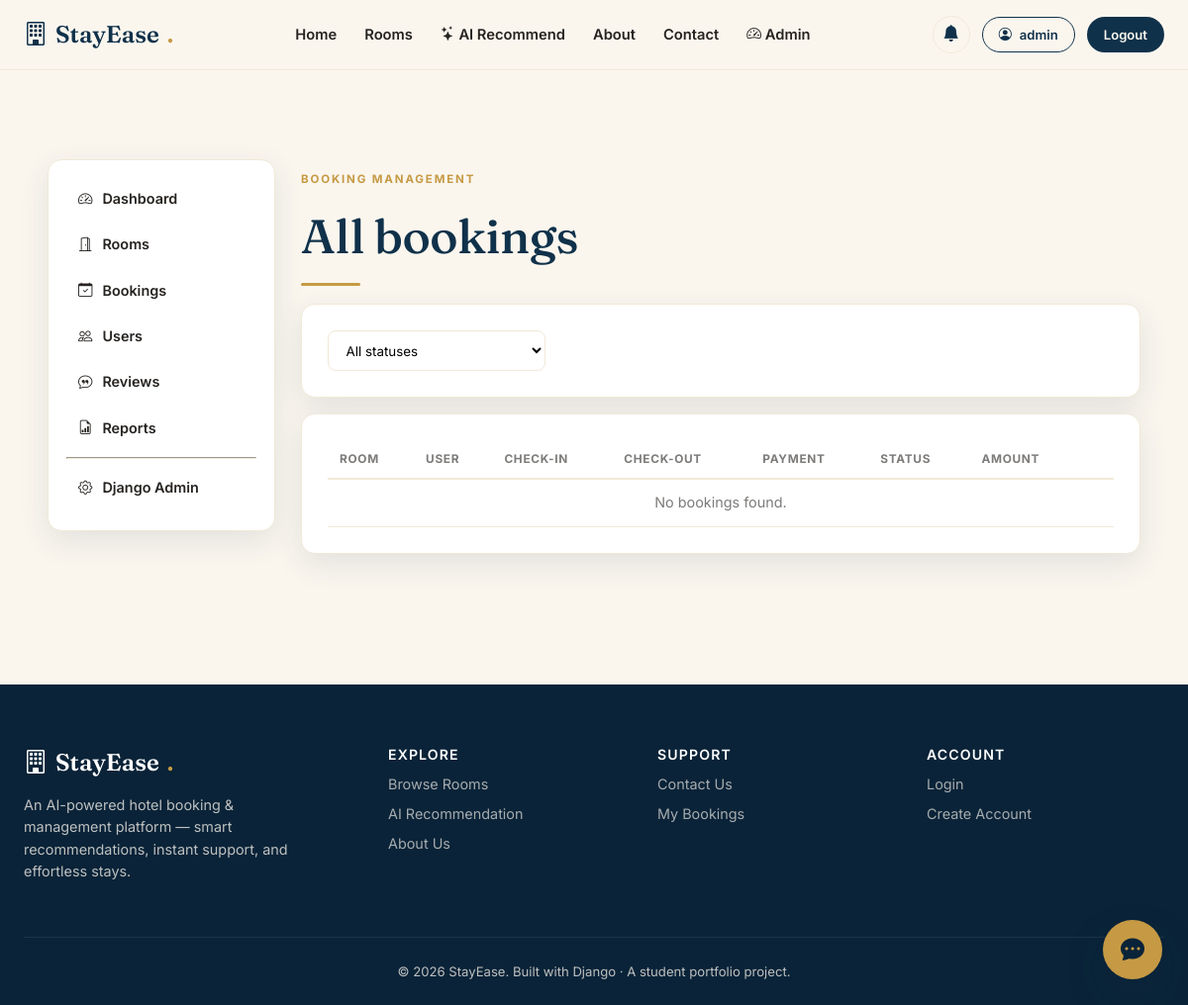
Before: /manage/bookings/ (signed in) with the older database file.
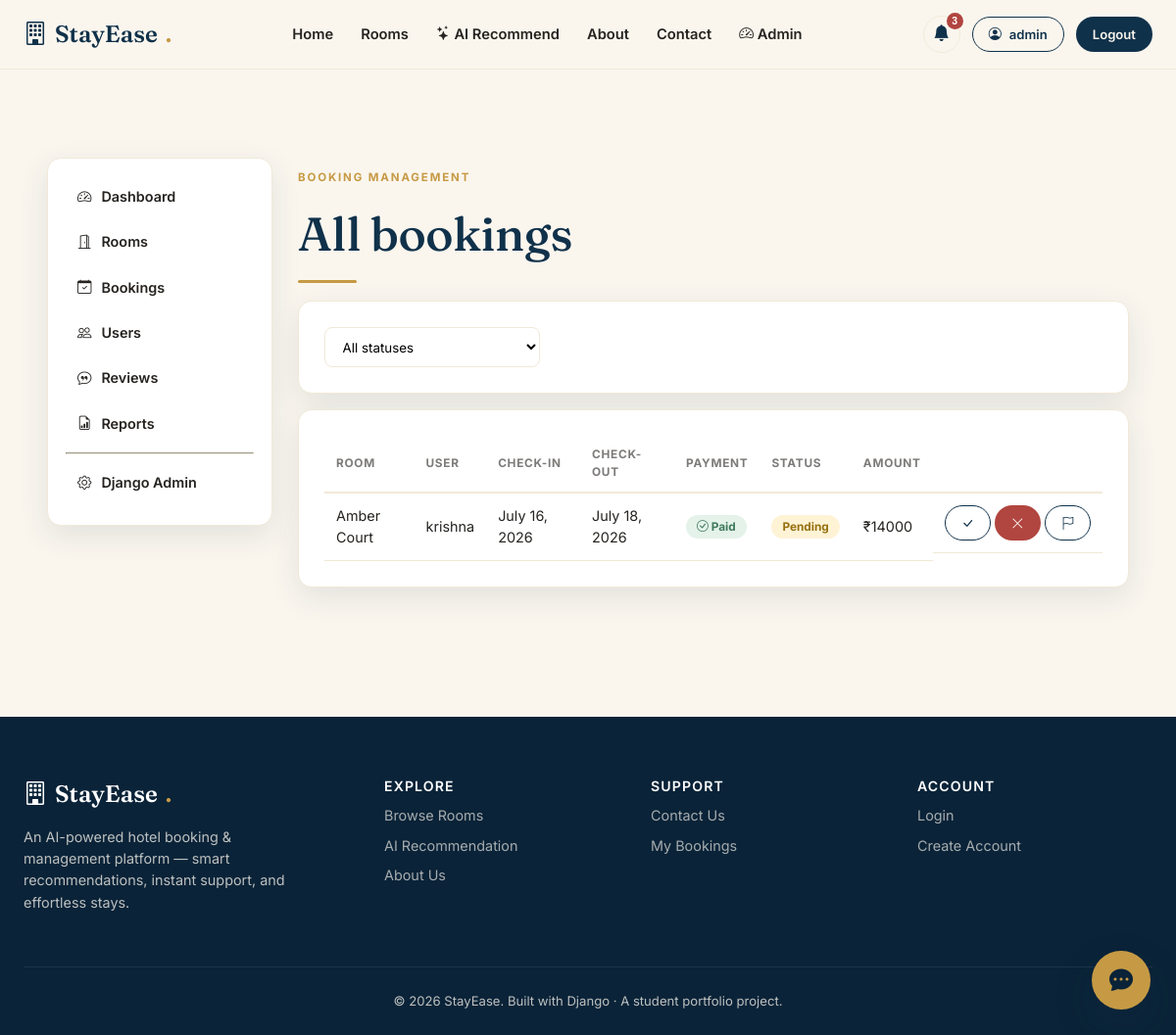
After: the same page with the newer database file.
### bookings/models.py (models this page shows, shortened)
class Booking(models.Model):
    STATUS_CHOICES = [
        ('pending', 'Pending'),
        ('confirmed', 'Confirmed'),
        ('cancelled', 'Cancelled'),
        ('completed', 'Completed'),
    ]
    booking_id = models.UUIDField(default=uuid.uuid4, editable=False, unique=True)
    user = models.ForeignKey(User, on_delete=models.CASCADE, related_name='bookings')
    room = models.ForeignKey(Room, on_delete=models.CASCADE, related_name='bookings')
    check_in = models.DateField()
    check_out = models.DateField()
    guests = models.PositiveIntegerField(default=1)
    status = models.CharField(max_length=20, choices=STATUS_CHOICES, default='pending')
    total_amount = models.DecimalField(max_digits=10, decimal_places=2)
    special_requests = models.TextField(blank=True)
    created_at = models.DateTimeField(auto_now_add=True)
    class Meta:
        ordering = ['-created_at']

### rooms/models.py (models this page shows, shortened)
class Room(models.Model):
    PURPOSE_CHOICES = [
        ('business', 'Business Trip'),
        ('family', 'Family Vacation'),
        ('couple', 'Couple / Honeymoon'),
        ('solo', 'Solo Traveller'),
        ('friends', 'Friends Getaway'),
    ]
    name = models.CharField(max_length=150)
    category = models.ForeignKey(RoomCategory, on_delete=models.CASCADE, related_name='rooms')
    description = models.TextField()
    price_per_night = models.DecimalField(max_digits=10, decimal_places=2)
    capacity = models.PositiveIntegerField(default=2, help_text='Max guests')
    beds = models.PositiveIntegerField(default=1)
    size_sqft = models.PositiveIntegerField(default=250)
    amenities = models.ManyToManyField(Amenity, blank=True, related_name='rooms')
    best_for = models.CharField(max_length=20, choices=PURPOSE_CHOICES, default='family')
    thumbnail = _ImageField(upload_to='rooms/', blank=True, null=True)
    is_available = models.BooleanField(default=True)
    total_units = models.PositiveIntegerField(default=5)
    rating = models.DecimalField(max_digits=2, decimal_places=1, default=4.5)
    created_at = models.DateTimeField(auto_now_add=True)
    class Meta:
        ordering = ['-created_at']

### adminpanel/views.py (the view)
# urls.py: path('bookings/', views.booking_manage_view, name='booking_manage'),
@staff_member_required
def booking_manage_view(request):
    bookings = Booking.objects.select_related('room', 'user').all()
    status = request.GET.get('status', '')
    if status:
        bookings = bookings.filter(status=status)
    return render(request, 'adminpanel/booking_list.html', {'bookings': bookings, 'status': status})

### adminpanel/models.py (called while the page is built)
    @property
    def icon(self):
        return {
            'booking': 'bi-calendar-plus',
            'payment': 'bi-cash-coin',
            'review': 'bi-chat-quote',
            'contact': 'bi-envelope',
        }.get(self.notif_type, 'bi-bell')

### core/context_processors.py (called while the page is built)
def site_context(request):
    context = {
        'SITE_NAME': 'StayEase',
        'SITE_TAGLINE': 'AI-Powered Hotel Booking & Management',
    }
    if getattr(request, 'user', None) and request.user.is_authenticated and request.user.is_staff:
        from adminpanel.models import Notification
        context['admin_notifications'] = Notification.objects.all()[:8]
        context['admin_unread_count'] = Notification.objects.filter(is_read=False).count()
    return context

### templates/adminpanel/booking_list.html (shortened to what this page needs)
{% extends "adminpanel/base_admin.html" %}
{% block admin_content %}
<p class="eyebrow">Booking management</p>
<h1>All bookings</h1>
<div class="divider-gold"></div>
<div class="panel" style="margin-bottom:16px;">
  <form method="get" style="display:flex; gap:10px; align-items:center;">
    <select name="status" class="form-select" style="max-width:220px;" onchange="this.form.submit()">
      <option value="">All statuses</option>
    </select>
  </form>
</div>
<div class="panel">
  <table class="table-clean">
    <thead><tr><th>Room</th><th>User</th><th>Check-in</th><th>Check-out</th><th>Payment</th><th>Status</th><th>Amount</th><th></th></tr></thead>
    <tbody>
      {% for b in bookings %}
      <tr>
        <td>{{ b.room.name }}</td><td>{{ b.user.username }}</td><td>{{ b.check_in }}</td><td>{{ b.check_out }}</td>
        <td>{% if b.payment.status == 'success' %}<span class="badge-soft badge-confirmed"><i class="bi bi-check-circle"></i> Paid</span>{% else %}<span class="badge-soft badge-pending">Unpaid</span>{% endif %}</td>
        <td><span class="badge-soft badge-{{ b.status }}">{{ b.get_status_display }}</span></td>
        <td>₹{{ b.total_amount|floatformat:0 }}</td>
        <td style="display:flex; gap:4px;">
          <a href="{% url 'adminpanel:booking_update_status' b.pk 'confirmed' %}" class="btn btn-sm btn-outline" title="Confirm"><i class="bi bi-check-lg"></i></a>
          <a href="{% url 'adminpanel:booking_update_status' b.pk 'cancelled' %}" class="btn btn-sm btn-danger" title="Cancel"><i class="bi bi-x-lg"></i></a>
          <a href="{% url 'adminpanel:booking_update_status' b.pk 'completed' %}" class="btn btn-sm btn-outline" title="Complete"><i class="bi bi-flag"></i></a>
        </td>
      </tr>
      {% empty %}<tr><td colspan="8" style="text-align:center; color:var(--ink-60);">No bookings found.</td></tr>{% endfor %}
    </tbody>
  </table>
</div>
{% endblock %}

### templates/adminpanel/base_admin.html
{% extends "base.html" %}
{% block content %}
<section class="section">
  <div class="container-narrow" style="display:grid; grid-template-columns:230px 1fr; gap:26px; align-items:flex-start;">
    <div class="sidebar-admin">
      <a href="{% url 'adminpanel:dashboard' %}" class="{% if active == 'dashboard' %}active{% endif %}"><i class="bi bi-speedometer2"></i> Dashboard</a>
      <a href="{% url 'adminpanel:room_manage' %}" class="{% if active == 'rooms' %}active{% endif %}"><i class="bi bi-door-open"></i> Rooms</a>
      <a href="{% url 'adminpanel:booking_manage' %}" class="{% if active == 'bookings' %}active{% endif %}"><i class="bi bi-calendar-check"></i> Bookings</a>
      <a href="{% url 'adminpanel:user_manage' %}" class="{% if active == 'users' %}active{% endif %}"><i class="bi bi-people"></i> Users</a>
      <a href="{% url 'adminpanel:review_manage' %}" class="{% if active == 'reviews' %}active{% endif %}"><i class="bi bi-chat-quote"></i> Reviews</a>
      <a href="{% url 'adminpanel:reports' %}" class="{% if active == 'reports' %}active{% endif %}"><i class="bi bi-file-earmark-bar-graph"></i> Reports</a>
      <hr style="border-color:var(--cream-deep);">
      <a href="{% url 'admin:index' %}" target="_blank"><i class="bi bi-gear"></i> Django Admin</a>
    </div>
    <div>
      {% block admin_content %}{% endblock %}
    </div>
  </div>
</section>
{% endblock %}

### templates/base.html (shortened to what this page needs)
{% load static %}
<!DOCTYPE html>
<html lang="en">
<head>
  <link rel="stylesheet" href="https://cdn.jsdelivr.net/npm/bootstrap-icons@1.11.3/font/bootstrap-icons.css">
  <link rel="stylesheet" href="{% static 'css/style.css' %}">
</head>
<body>
<nav class="navbar-stayease">
  <div class="navbar-inner">
    <a href="{% url 'core:home' %}" class="brand"><i class="bi bi-building"></i> StayEase<span class="dot">.</span></a>
    <div class="nav-links" id="navLinks">
      <a href="{% url 'core:home' %}">Home</a>
      <a href="{% url 'rooms:list' %}">Rooms</a>
      <a href="{% url 'rooms:recommend' %}"><i class="bi bi-stars"></i> AI Recommend</a>
      <a href="{% url 'core:about' %}">About</a>
      <a href="{% url 'core:contact' %}">Contact</a>
      {% if user.is_authenticated %}
        {% if user.is_staff %}<a href="{% url 'adminpanel:dashboard' %}"><i class="bi bi-speedometer2"></i> Admin</a>{% endif %}
      {% endif %}
    </div>
    <div class="nav-actions">
      {% if user.is_authenticated %}
        {% if user.is_staff %}
        <div class="notif-wrap">
          <button class="notif-bell" id="notifBellBtn"><i class="bi bi-bell-fill"></i>{% if admin_unread_count %}<span class="notif-dot">{{ admin_unread_count }}</span>{% endif %}</button>
        </div>
        {% endif %}
        <a href="{% url 'accounts:dashboard' %}" class="btn btn-outline btn-sm"><i class="bi bi-person-circle"></i> {{ user.first_name|default:user.username }}</a>
        <a href="{% url 'accounts:logout' %}" class="btn btn-navy btn-sm">Logout</a>
      {% else %}
        <a href="{% url 'accounts:login' %}" class="btn btn-outline btn-sm">Login</a>
        <a href="{% url 'accounts:register' %}" class="btn btn-gold btn-sm">Sign Up</a>
      {% endif %}
    </div>
  </div>
</nav>
<div class="container-narrow" style="padding-top: 18px;">
</div>
<main>
  {% block content %}{% endblock %}
</main>
<footer class="site-footer">
  <div class="footer-grid">
    <div>
      <div class="brand" style="color:#fff;"><i class="bi bi-building"></i> StayEase<span class="dot">.</span></div>
      <p style="margin-top:14px; font-size:.9rem; max-width: 300px;">An AI-powered hotel booking &amp; management platform — smart recommendations, instant support, and effortless stays.</p>
    </div>
    <div>
      <h4>Explore</h4>
      <a href="{% url 'rooms:list' %}">Browse Rooms</a>
      <a href="{% url 'rooms:recommend' %}">AI Recommendation</a>
      <a href="{% url 'core:about' %}">About Us</a>
    </div>
    <div>
      <h4>Support</h4>
      <a href="{% url 'core:contact' %}">Contact Us</a>
      <a href="{% url 'bookings:history' %}">My Bookings</a>
    </div>
    <div>
      <h4>Account</h4>
      <a href="{% url 'accounts:login' %}">Login</a>
      <a href="{% url 'accounts:register' %}">Create Account</a>
    </div>
  </div>
  <div class="footer-bottom">&copy; {% now "Y" %} StayEase. Built with Django &middot; A student portfolio project.</div>
</footer>
<button class="chat-toggle" id="chat-toggle"><i class="bi bi-chat-dots-fill"></i></button>
</body>
</html>

Changed rows visible on the page:
added Booking: room.name "Amber Court", user.username "krishna", check_in "July 16, 2026", check_out "July 18, 2026", shows "Paid", status "Pending", total_amount "14000"
Other visible differences:
{{ admin_unread_count }}: (not shown) → "3"
text no longer shown: "No bookings found."
